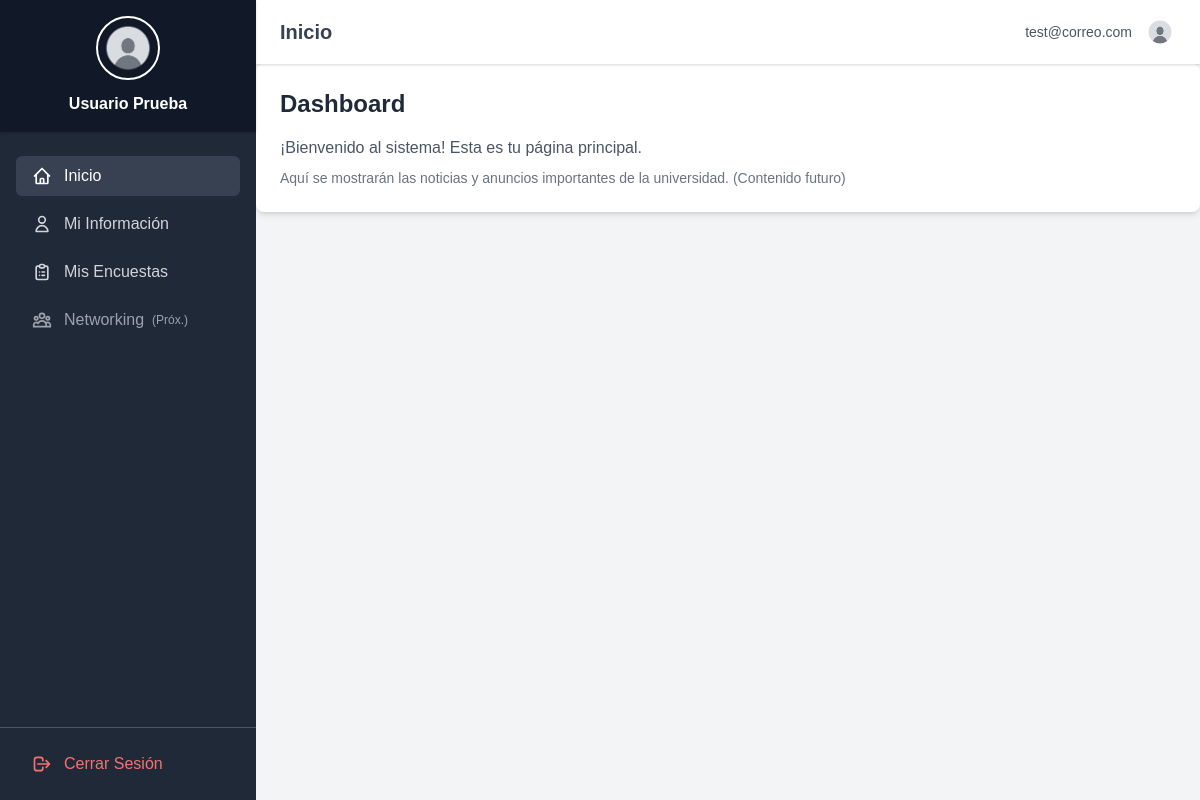
The app's page /index (signed in) with its own data.
### app/models.py (models this page shows, shortened)
class Egresado(db.Model):
    __tablename__ = 'egresado'
    id = db.Column(db.Integer, primary_key=True)
    nombre1 = db.Column(db.String(100), nullable=False)
    nombre2 = db.Column(db.String(100), nullable=True)
    nombre3 = db.Column(db.String(100), nullable=True)
    apellido_paterno = db.Column(db.String(100), nullable=False)
    apellido_materno = db.Column(db.String(100), nullable=True)
    dni = db.Column(db.String(15), unique=True, nullable=True)
    telefono = db.Column(db.String(20), nullable=True)
    direccion = db.Column(db.String(255), nullable=True)
    fecha_egreso = db.Column(db.Date, nullable=True)
    id_carrera = db.Column(db.Integer, db.ForeignKey('carrera.id'), nullable=False)
    pais_residencia = db.Column(db.String(100), nullable=True)
    ciudad_residencia = db.Column(db.String(100), nullable=True)
    fecha_nacimiento = db.Column(db.Date, nullable=True)
    foto_perfil_filename = db.Column(db.String(100), nullable=True, default='default.png')
    perfil_publico = db.Column(db.Boolean, default=False, nullable=False)
    mostrar_email_publico = db.Column(db.Boolean, default=False, nullable=False)
    fecha_registro = db.Column(db.DateTime(timezone=True), server_default=func.now())
    fecha_actualizacion = db.Column(db.DateTime(timezone=True), onupdate=func.now())
    user_login = db.relationship('User', back_populates='perfil_egresado', uselist=False)
    carrera = db.relationship('Carrera', back_populates='egresados')
    experiencias_laborales = db.relationship('ExperienciaLaboral', back_populates='egresado', lazy='dynamic', cascade="all, delete-orphan")
    respuestas = db.relationship('Respuesta', back_populates='egresado', lazy='dynamic', cascade="all, delete-orphan")
    posgrados_asociados = db.relationship('EgresadoPosgrado', back_populates='egresado')
    encuestas_asignadas = db.relationship('EncuestaAsignada', back_populates='egresado', lazy='dynamic', cascade="all, delete-orphan")
    @property
    def display_name(self):
        return f"{self.nombre1} {self.apellido_paterno}"
    @property
    def profile_pic_url(self):
        from flask import url_for, current_app
        if self.foto_perfil_filename and self.foto_perfil_filename != 'default.png':
            rel_path = os.path.join(current_app.config['PROFILE_PICS_FOLDER_REL'], self.foto_perfil_filename)
            return url_for('static', filename=rel_path.replace('\\', '/'))
        else:
            return url_for('static', filename='img/default.png')

class User(UserMixin, db.Model):
    __tablename__ = 'user'
    id = db.Column(db.Integer, primary_key=True)
    email = db.Column(db.String(150), unique=True, nullable=False, index=True)
    password_hash = db.Column(db.String(256), nullable=False)
    tipo_usuario = db.Column(db.String(50), nullable=False)
    fecha_creacion = db.Column(db.DateTime(timezone=True), server_default=func.now())
    fecha_actualizacion = db.Column(db.DateTime(timezone=True), onupdate=func.now())
    id_egresado = db.Column(db.Integer, db.ForeignKey('egresado.id'), nullable=True)
    id_personal = db.Column(db.Integer, db.ForeignKey('personal_seguimiento.id'), nullable=True)
    id_autoridad = db.Column(db.Integer, db.ForeignKey('autoridad_universitaria.id'), nullable=True)
    perfil_egresado = db.relationship('Egresado', back_populates='user_login', foreign_keys=[id_egresado])
    perfil_personal = db.relationship('PersonalSeguimiento', back_populates='user_login', foreign_keys=[id_personal])
    perfil_autoridad = db.relationship('AutoridadUniversitaria', back_populates='user_login', foreign_keys=[id_autoridad])
    @property
    def active_profile(self):
        if self.tipo_usuario == 'egresado': return self.perfil_egresado
        elif self.tipo_usuario == 'personal_seguimiento': return self.perfil_personal
        elif self.tipo_usuario == 'autoridad_universitaria': return self.perfil_autoridad # Corregido typo
        return None

### app/main/routes.py (the view)
@bp.route('/')
@bp.route('/index')
@login_required # ¡Protegido! El usuario debe estar logueado.
def index():
    return render_template('main/index.html', title='Inicio')

### app/models.py (called while the page is built)
@login.user_loader
def load_user(id): return db.session.get(User, int(id))

### app/Templates/main/index.html
{% extends "base.html" %}
{% block content %}
    <div class="bg-white p-6 rounded-lg shadow-md">
        <h1 class="text-2xl font-semibold text-gray-800 mb-4">Dashboard</h1>
        <p class="text-gray-600 mb-2">
            ¡Bienvenido al sistema! Esta es tu página principal.
        </p>
        <p class="text-gray-500 text-sm">
            Aquí se mostrarán las noticias y anuncios importantes de la universidad. (Contenido futuro)
        </p>
    </div>
{% endblock %}

### app/Templates/base.html (shortened to what this page needs)
<!DOCTYPE html>
<html lang="es" class="h-full">
<head>
    <script src="https://cdn.tailwindcss.com"></script>
</head>
<body class="{% if current_user.is_authenticated %}authenticated-background{% else %}login-background{% endif %}">
    <div class="main-container">
        {% if current_user.is_authenticated %}
        <aside class="sidebar">
            <div class="sidebar-header">
                {% set profile = current_user.active_profile %}
                <img src="{{ profile.profile_pic_url if profile else url_for('static', filename='img/default.png') }}"
                    alt="Foto de Perfil" class="sidebar-profile-pic" onerror="handleImageError(this)">
                <span class="text-md font-semibold text-white mt-1">
                    {{ profile.display_name if profile else current_user.email }}
                </span>
            </div>
            <nav class="sidebar-nav">
                <a href="{{ url_for('main.index') }}"
                    class="flex items-center px-4 py-2 rounded-md transition-colors duration-200 {% if request.endpoint.startswith('main.') %} bg-gray-700 text-white {% else %} text-gray-300 hover:bg-gray-700 hover:text-white {% endif %}"> Inicio</a>
                {% if current_user.tipo_usuario == 'egresado' %}<a href="{{ url_for('profile.view_profile') }}"
                    class="flex items-center px-4 py-2 rounded-md transition-colors duration-200 {% if request.endpoint.startswith('profile.') %} bg-gray-700 text-white {% else %} text-gray-300 hover:bg-gray-700 hover:text-white {% endif %}"><svg
                        class="w-5 h-5 mr-3" fill="none" stroke="currentColor" viewBox="0 0 24 24"
                        xmlns="http://www.w3.org/2000/svg">
                        <path stroke-linecap="round" stroke-linejoin="round" stroke-width="2"
                            d="M16 7a4 4 0 11-8 0 4 4 0 018 0zM12 14a7 7 0 00-7 7h14a7 7 0 00-7-7z"></path>
                    </svg> Mi Información</a>{% endif %}
                {% if current_user.tipo_usuario == 'egresado' %}<a href="{{ url_for('surveys.my_surveys') }}"
                    class="flex items-center px-4 py-2 rounded-md transition-colors duration-200 {% if request.endpoint == 'surveys.my_surveys' %} bg-gray-700 text-white {% else %} text-gray-300 hover:bg-gray-700 hover:text-white {% endif %}"> Mis Encuestas</a>{% endif %}
                {% if current_user.tipo_usuario == 'egresado' %} <a href="#"
                    class="flex items-center px-4 py-2 rounded-md text-gray-400 cursor-not-allowed"> Networking <span class="text-xs ml-2">(Próx.)</span></a>{% endif %}
            </nav>
            <div class="sidebar-footer">
                <a href="{{ url_for('auth.logout') }}"
                    class="flex items-center px-4 py-2 rounded-md text-red-400 hover:bg-red-700 hover:text-white transition-colors duration-200"><svg
                        class="w-5 h-5 mr-3" fill="none" stroke="currentColor" viewBox="0 0 24 24"
                        xmlns="http://www.w3.org/2000/svg">
                        <path stroke-linecap="round" stroke-linejoin="round" stroke-width="2"
                            d="M17 16l4-4m0 0l-4-4m4 4H7m6 4v1a3 3 0 01-3 3H6a3 3 0 01-3-3V7a3 3 0 013-3h4a3 3 0 013 3v1">
                        </path>
                    </svg> Cerrar Sesión</a>
            </div>
        </aside>
        {% endif %}
        <div class="content-wrapper {% if current_user.is_authenticated %}authenticated{% endif %}">
            {% if current_user.is_authenticated %}
            <header class="main-header">
                <h1 class="text-xl font-semibold text-gray-700">{{ title or 'Sistema Egresados' }}</h1>
                <div class="flex items-center space-x-3">
                    <span class="text-sm text-gray-600 hidden sm:inline">{{ current_user.email }}</span>
                    {% set profile = current_user.active_profile %}
                    <img src="{{ profile.profile_pic_url if profile else url_for('static', filename='img/default.png') }}"
                        alt="Avatar" class="header-profile-pic" onerror="handleImageError(this)">
                </div>
            </header>
            {% endif %}
            <main class="main-content-area relative">
                {% block content %}{% endblock %}
            </main>
        </div>
    </div>
</body>
</html>

### records on screen
Egresado: nombre1+apellido_paterno "Usuario Prueba"
User: email "test@correo.com"

### other values on screen
{{ title or 'Sistema Egresados' }} "Inicio"
